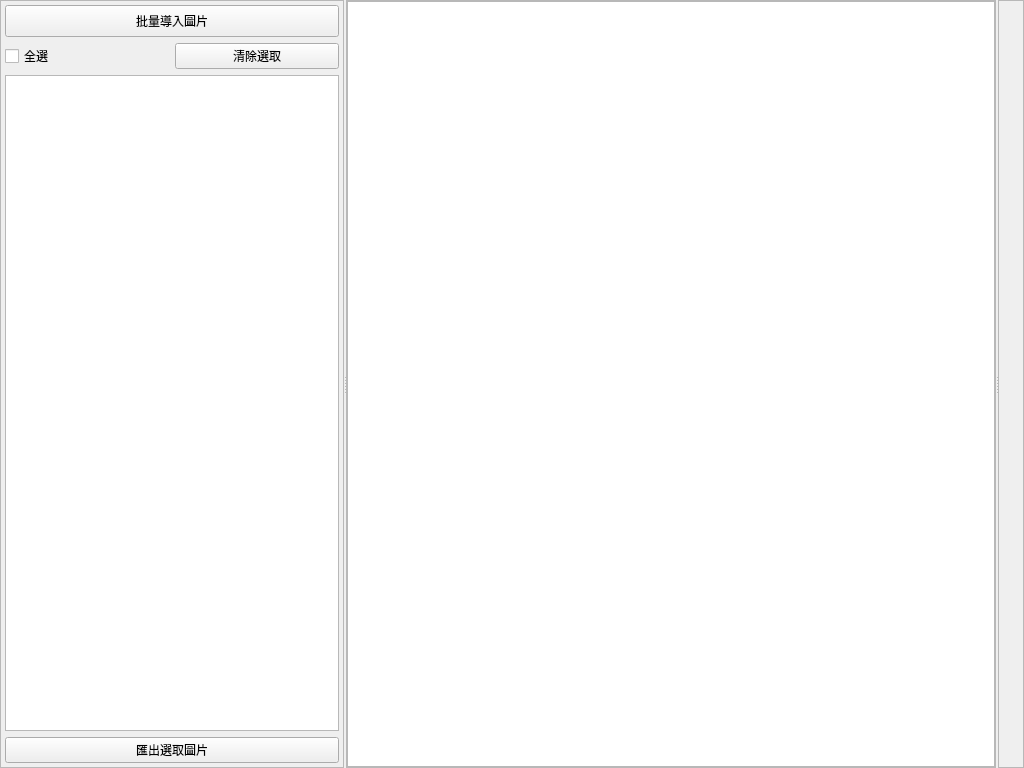
<?xml version="1.0" encoding="UTF-8"?>
<ui version="4.0">
 <class>GalleryUI</class>
 <widget class="QWidget" name="GalleryUI">
  <property name="geometry">
   <rect>
    <x>0</x>
    <y>0</y>
    <width>1024</width>
    <height>768</height>
   </rect>
  </property>
  <property name="windowTitle">
   <string>Form</string>
  </property>
  <layout class="QVBoxLayout" name="mainLayout">
   <property name="leftMargin">
    <number>0</number>
   </property>
   <property name="topMargin">
    <number>0</number>
   </property>
   <property name="rightMargin">
    <number>0</number>
   </property>
   <property name="bottomMargin">
    <number>0</number>
   </property>
   <item>
    <widget class="QSplitter" name="main_splitter">
     <property name="orientation">
      <enum>Qt::Orientation::Horizontal</enum>
     </property>
     <property name="handleWidth">
      <number>2</number>
     </property>
     <widget class="QFrame" name="left_panel">
      <property name="maximumSize">
       <size>
        <width>600</width>
        <height>16777215</height>
       </size>
      </property>
      <property name="frameShape">
       <enum>QFrame::Shape::StyledPanel</enum>
      </property>
      <property name="frameShadow">
       <enum>QFrame::Shadow::Raised</enum>
      </property>
      <layout class="QVBoxLayout" name="left_layout">
       <property name="spacing">
        <number>6</number>
       </property>
       <property name="leftMargin">
        <number>4</number>
       </property>
       <property name="topMargin">
        <number>4</number>
       </property>
       <property name="rightMargin">
        <number>4</number>
       </property>
       <property name="bottomMargin">
        <number>4</number>
       </property>
       <item>
        <widget class="PrimaryPushButton" name="import_button">
         <property name="minimumSize">
          <size>
           <width>0</width>
           <height>32</height>
          </size>
         </property>
         <property name="text">
          <string>批量導入圖片</string>
         </property>
        </widget>
       </item>
       <item>
        <layout class="QHBoxLayout" name="horizontalLayout">
         <item>
          <widget class="CheckBox" name="select_all_checkbox">
           <property name="text">
            <string>全選</string>
           </property>
          </widget>
         </item>
         <item>
          <widget class="PushButton" name="clear_selected_button">
           <property name="text">
            <string>清除選取</string>
           </property>
          </widget>
         </item>
        </layout>
       </item>
       <item>
        <widget class="ListWidget" name="image_list"/>
       </item>
       <item>
        <widget class="PrimaryPushButton" name="export_button">
         <property name="text">
          <string>匯出選取圖片</string>
         </property>
        </widget>
       </item>
      </layout>
     </widget>
     <widget class="QFrame" name="middle_panel">
      <property name="minimumSize">
       <size>
        <width>400</width>
        <height>0</height>
       </size>
      </property>
      <property name="frameShape">
       <enum>QFrame::Shape::StyledPanel</enum>
      </property>
      <property name="frameShadow">
       <enum>QFrame::Shadow::Raised</enum>
      </property>
      <layout class="QVBoxLayout" name="middle_layout">
       <property name="leftMargin">
        <number>0</number>
       </property>
       <property name="topMargin">
        <number>0</number>
       </property>
       <property name="rightMargin">
        <number>0</number>
       </property>
       <property name="bottomMargin">
        <number>0</number>
       </property>
       <item>
        <widget class="QGraphicsView" name="image_preview_label">
         <property name="minimumSize">
          <size>
           <width>500</width>
           <height>0</height>
          </size>
         </property>
         <property name="alignment">
          <set>Qt::AlignmentFlag::AlignCenter</set>
         </property>
         <property name="text" stdset="0">
          <string/>
         </property>
         <property name="scaledContents" stdset="0">
          <bool>true</bool>
         </property>
        </widget>
       </item>
      </layout>
     </widget>
     <widget class="QFrame" name="right_panel">
      <property name="frameShape">
       <enum>QFrame::Shape::StyledPanel</enum>
      </property>
      <property name="frameShadow">
       <enum>QFrame::Shadow::Raised</enum>
      </property>
      <layout class="QVBoxLayout" name="right_layout"/>
     </widget>
    </widget>
   </item>
  </layout>
 </widget>
 <customwidgets>
  <customwidget>
   <class>PrimaryPushButton</class>
   <extends>QPushButton</extends>
   <header>qfluentwidgets</header>
  </customwidget>
  <customwidget>
   <class>ListWidget</class>
   <extends>QListWidget</extends>
   <header>qfluentwidgets</header>
  </customwidget>
  <customwidget>
   <class>CheckBox</class>
   <extends>QCheckBox</extends>
   <header>qfluentwidgets</header>
  </customwidget>
  <customwidget>
   <class>PushButton</class>
   <extends>QPushButton</extends>
   <header>qfluentwidgets</header>
  </customwidget>
 </customwidgets>
 <resources/>
 <connections/>
</ui>
